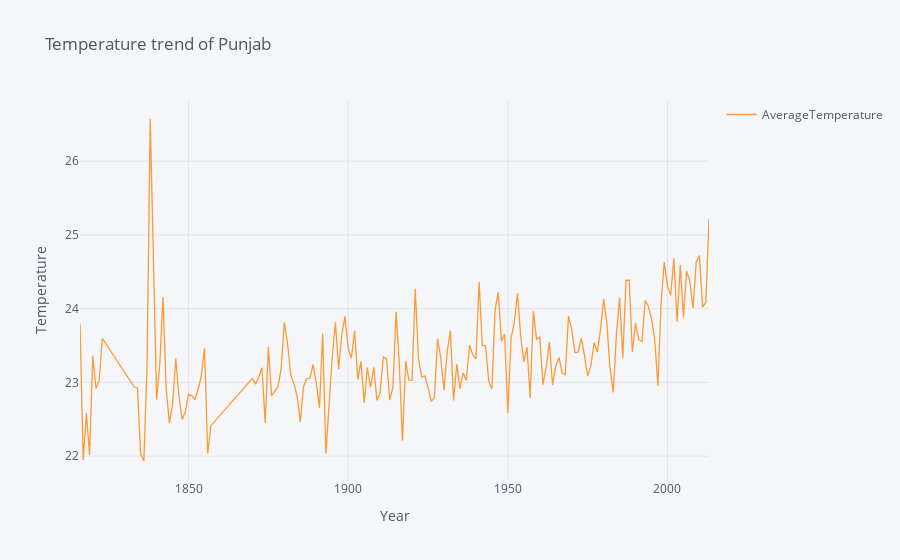

The cell this chart's notebook holds for it:
### Code cell
take_input()

### Figure 1 — Plotly figure (JSON) as saved in the notebook; plotly's stock layout.template omitted (floating-point values rounded to 4 significant figures; data arrays with more than 128 entries replaced by an {"elided": "..."} marker saying what was removed)
{"data": [{"line": {"color": "rgba(255, 153, 51, 1.0)", "dash": "solid", "shape": "linear", "width": 1.3}, "mode": "lines", "name": "AverageTemperature", "text": "", "type": "scatter", "x": {"elided": "176 int values"}, "y": {"elided": "176 float values"}}], "layout": {"legend": {"bgcolor": "#F5F6F9", "font": {"color": "#4D5663"}}, "paper_bgcolor": "#F5F6F9", "plot_bgcolor": "#F5F6F9", "showlegend": true, "title": {"font": {"color": "#4D5663"}, "text": "Temperature trend of Punjab"}, "xaxis": {"gridcolor": "#E1E5ED", "showgrid": true, "tickfont": {"color": "#4D5663"}, "title": {"font": {"color": "#4D5663"}, "text": "Year"}, "zerolinecolor": "#E1E5ED"}, "yaxis": {"gridcolor": "#E1E5ED", "showgrid": true, "tickfont": {"color": "#4D5663"}, "title": {"font": {"color": "#4D5663"}, "text": "Temperature"}, "zerolinecolor": "#E1E5ED"}}}
